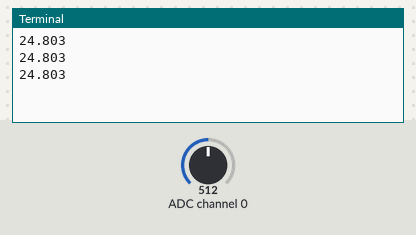
Recording of a program running on a simulated Raspberry Pi (BCM pin numbers). Shown: the last lines printed to the terminal. The inputs (shaded band) are chosen by the test bench; at power-on: ADC channel 0 = 512 (analog values on the 0–1023 scale).

Above: at 1.2 s.
1.3 s: ADC channel 0 set to 716
At 1.9 s:
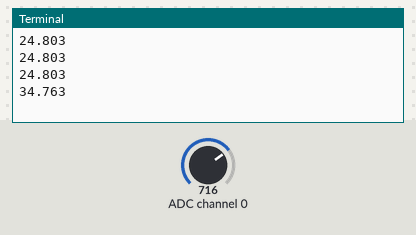
2.8 s: ADC channel 0 set to 900
At 3.4 s:
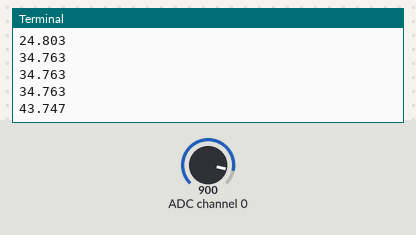
Timing chart, 0 to 5.8 s (numbered marks = the images above; inputs shaded):
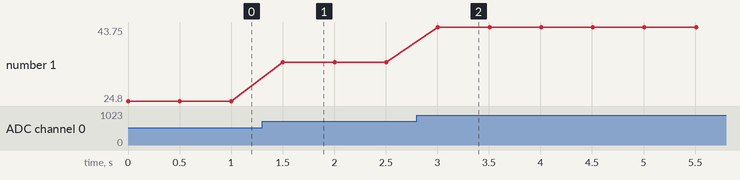

The program:

LM35.py
```python
##ex12) LM35.py

import time
import smbus
bus = smbus.SMBus(1)

Address = 0x48

def readAD():
    analog = bus.read_byte(Address)
    return analog

while True:
    bus.write_byte(Address,0x00)
    readAD()
    an0 = readAD()
    an0 = (an0 * 1.953)/10
    print("%4.3f" % an0)
    time.sleep(0.5)
```

Measured:
- after the input at 1.3 s, the terminal: prints a new line after 0.20 s (image 1)
- after the input at 2.8 s, the terminal: prints a new line after 0.21 s (image 2)
- plotted number 1: 24.8 → 34.76 after the input at 1.3 s, 34.76 → 43.75 after the input at 2.8 s
